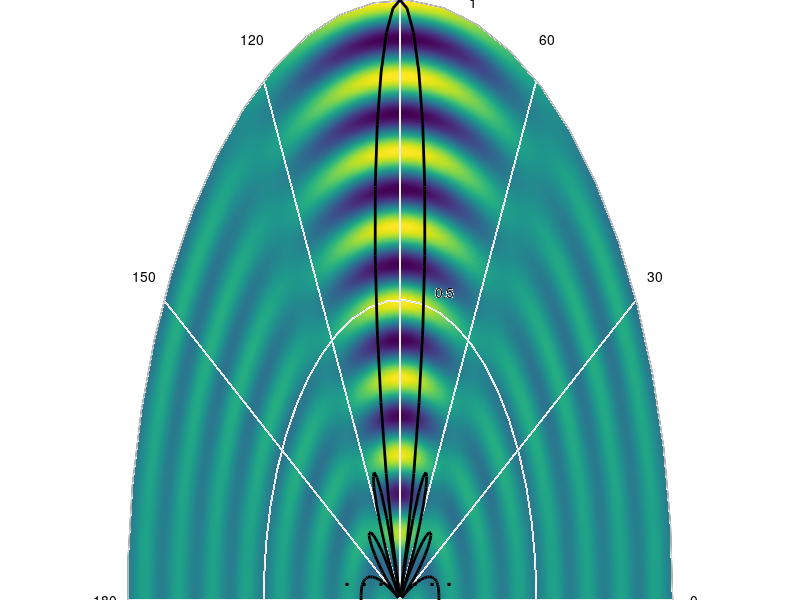
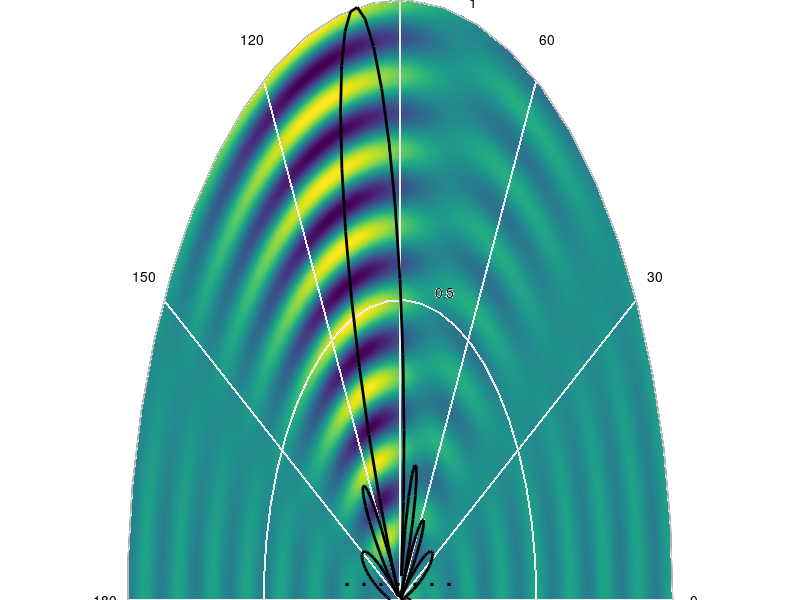
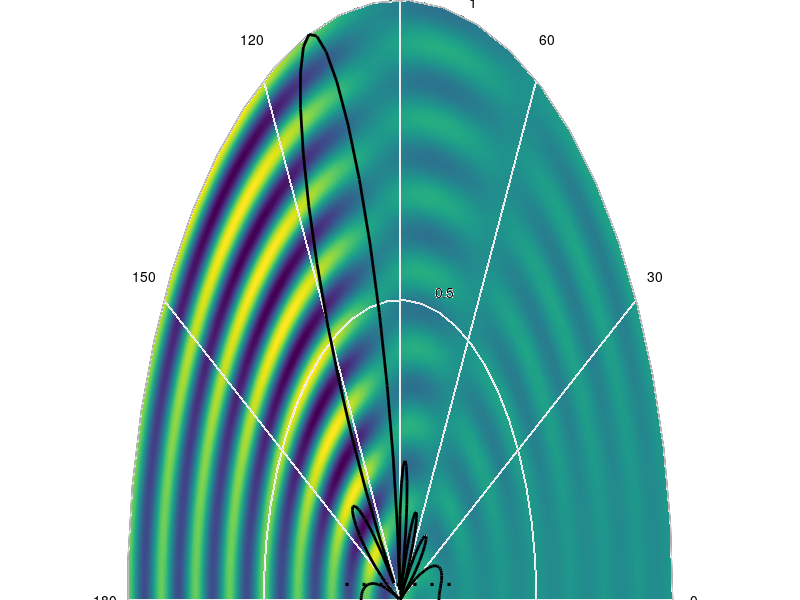

These figures' MATLAB source, in order: (Note: a time limit stopped this script after it produced the figures.)
clear all; clc;
%% Simulation parameters
freq = 1e9; % Hz
c = 3e8; % free space speed
lambda = c/freq;
T = 1/freq;
omega = 2*pi*freq;
k = 2*pi/lambda;
az = 7; % Number of array elements
Ns = 30; % Number of samples per wavelength
ds = lambda/Ns; % Spatial Discretization
Nt = 35; % Number of time samples per period
dt = T/Nt; % Temporal discretization
t = 0:dt:(1*T); % Increase the number of periods here for longer simulations
R = (0*lambda):ds:(8*lambda);
Ntheta = 240; % Number of angular discretization
dtheta = 2*pi/Ntheta;
theta = 0:dtheta:(2*pi);

% CHANGE HERE FOR PART 1A (i)
deltaAll = [0, pi/6, pi/3, pi/2]; % 0°, 30°, 60°, 90°
% ORIGINAL
%deltaAll=0:dtheta:2*pi;

%% Generate Domain
x=R.'*cos(theta);
y=R.'*sin(theta);
%% Output properties
teal = [ 0 0.5 0.5]; % maps for unconventional coloring
origBrownColor=[114/256 70/256 43/256];

output_folder = 'A2_viz';
if ~exist(output_folder, 'dir')
    mkdir(output_folder);
end

%% Animate
for ps=1:length(deltaAll) % Sweep through angles

 delta=deltaAll(ps);

 % for it=1:length(t) % Sweep through time
 for it=1:1 % For t=0

     % --- d=lambda/2 --------------------
     % CHANGE HERE FOR PART 1A (ii)
     d = lambda/4;
     % ORIGINAL
     %d = lambda/2

     %=== Update the distances below when adding/removing array elements===
     r1y=0; r1x=-3*d;
     r2y=0; r2x=-2*d;
     r3y=0; r3x=-d;
     r4y=0; r4x=0;
     r5y=0; r5x=d;
     r6y=0; r6x=2*d;
     r7y=0; r7x=3*d;
    
     %=== Update below when adding/removing array elements===
     for ix=1:length(R)
         for iy=1:length(theta)
             R1=sqrt( (x(ix,iy)-r1x)^2 + (y(ix,iy)-r1y)^2 );
             E1(ix,iy) = cos(omega * t(it) - k*R1 + delta*-3) ;
            
             R2=sqrt( (x(ix,iy)-r2x)^2 + (y(ix,iy)-r2y)^2 );
             E2(ix,iy) = cos(omega * t(it) - k*R2 + delta*-2) ;
            
             R3=sqrt( (x(ix,iy)-r3x)^2 + (y(ix,iy)-r3y)^2 );
             E3(ix,iy) = cos(omega * t(it) - k*R3 + delta*-1) ;
            
             R4=sqrt( (x(ix,iy)-r4x)^2 + (y(ix,iy)-r4y)^2 );
             E4(ix,iy) = cos(omega * t(it) - k*R4 + delta*0) ;
            
             R5=sqrt( (x(ix,iy)-r5x)^2 + (y(ix,iy)-r5y)^2 );
             E5(ix,iy) = cos(omega * t(it) - k*R5 + delta*1) ;
            
             R6=sqrt( (x(ix,iy)-r6x)^2 + (y(ix,iy)-r6y)^2 );
             E6(ix,iy) = cos(omega * t(it) - k*R6 + delta*2) ;
            
             R7=sqrt( (x(ix,iy)-r7x)^2 + (y(ix,iy)-r7y)^2 );
             E7(ix,iy) = cos(omega * t(it) - k*R7 + delta*3) ;
         end
     end
    
     E=E1+E2+E3+E4+E5+E6+E7;
     % -----------------------------------------------------------------
    
    
     % Array factor
     f1=figure (10); clf; set(gcf,'Color',[1 1 1]); Fs=10;
     sp1=subplot(1,2,1); set(gca,'FontSize',Fs);
     d = lambda/2;
     A = ones(1,az); % (Relative) Amplitude distribution for each array element
    
     Fa=zeros(1,length(theta));
     for i=0:(length(A)-1)
         temp = (A(i+1) * exp(-1i*i*delta + 1i*k*(i*d-((length(A)-1)/2)*d)*cos(theta)));
         Fa = Fa + temp;
     end
    
     Fa=abs(Fa);
     kk=polar(theta,-Fa/max(Fa)); hold on; axis off
    
     % Remove ticks from graph
     set(findall(gca,'String','210'),'String',' ')
     set(findall(gca,'String','240'),'String',' ')
     set(findall(gca,'String','270'),'String',' ')
     set(findall(gca,'String','300'),'String',' ')
     set(findall(gca,'String','330'),'String',' ')
    
    
     %%
     pcolor(x/max(max(x)),y/max(max(y)),E); shading interp;
     pbaspect([1 1 1]); %axis off;
     ylim([0 1])
    
     kk=polar(theta,-Fa/max(Fa),'k'); set(kk,'LineWidth',2); hold on;
     set(sp1,'Position',[0 0 1 1])
    
     xlabel('Antenna separation: d=\lambda/2','FontSize',Fs+2,'FontName','Century Gothic')
     angleDeg = floor(delta/pi*180);
     textStr = ['{\bf Relative phase difference: \delta = ' num2str(angleDeg) '°}'];
     text(-0.85, 1.15, textStr, 'FontSize', Fs+2, 'Color', teal, 'FontName', 'Century Gothic');
    
    
     % Array locations (For visualization)
     %=== Update the text(...) commands below when adding/removing array elements===
     yoffset=0.04;
     xloc=-0.02; yloc=0.067;
     text(xloc,yloc-yoffset,1,'.','FontSize',Fs+12)
     text(d/max(max(x))+xloc,yloc-yoffset,1,'.','FontSize',Fs+12)
     text(2*d/max(max(x))+xloc,yloc-yoffset,1,'.','FontSize',Fs+12)
     text(3*d/max(max(x))+xloc,yloc-yoffset,1,'.','FontSize',Fs+12)
     text(-d/max(max(x))+xloc,yloc-yoffset,1,'.','FontSize',Fs+12)
     text(-2*d/max(max(x))+xloc,yloc-yoffset,1,'.','FontSize',Fs+12)
     text(-3*d/max(max(x))+xloc,yloc-yoffset,1,'.','FontSize',Fs+12)
     filename = sprintf('pattern_delta_Aii_%d_deg.png', round(delta*180/pi));
     fullpath = fullfile(output_folder, filename);
     saveas(f1, fullpath);
 end

end
